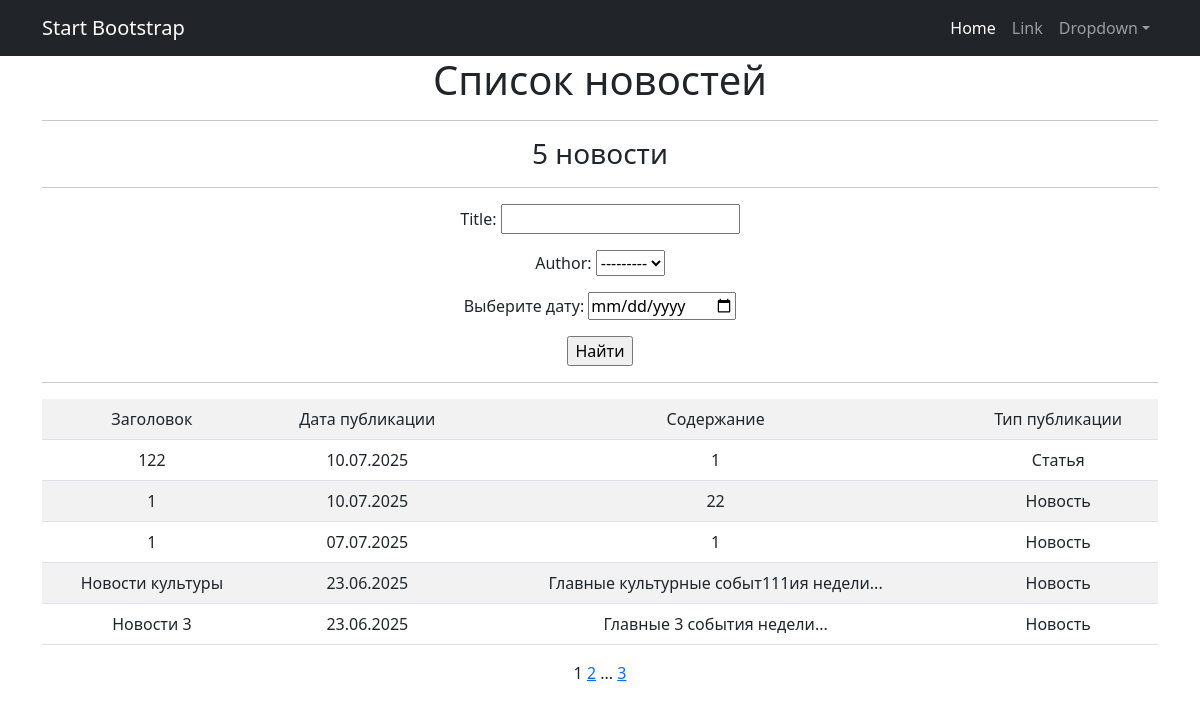
The page /news/search/ on the database as committed earlier.
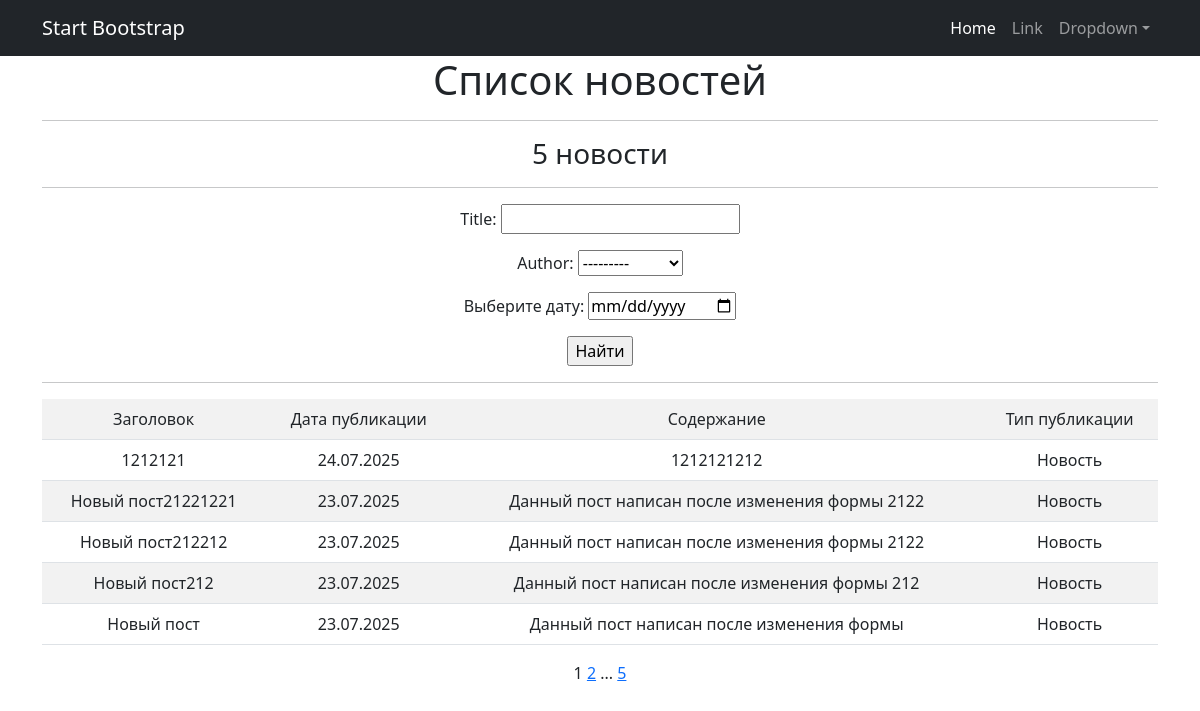
The same page on the database as committed later.
### news/models.py (models this page shows, shortened)
class Post(models.Model):
    ARTICLE = 'AR'
    NEWS = 'NW'
    POST_TYPES = [
        (ARTICLE, 'Статья'),
        (NEWS, 'Новость')
    ]
    author = models.ForeignKey(Author, on_delete=models.CASCADE)
    date_created = models.DateTimeField(auto_now_add=True)
    category = models.ManyToManyField(Category, through='PostCategory')
    title = models.CharField(max_length=255, null=False)
    content = models.TextField(max_length=1000)
    rating = models.IntegerField(default=0)
    type_post = models.CharField(choices=POST_TYPES, default=ARTICLE)

### news/views.py (the view)
# urls.py: path('search/', NewsListSearch.as_view(), name='news_list_search'),
class NewsListSearch(ListView):
    model = Post
    template_name = 'news_list_search.html'
    ordering = '-date_created'
    context_object_name = 'news'
    paginate_by = 5
    def get_queryset(self):
        queryset = super().get_queryset()
        self.filterset = NewsFilter(self.request.GET, queryset)
        return self.filterset.qs
    def get_context_data(self, *, object_list=None, **kwargs):
        context = super().get_context_data(**kwargs)
        context['filterset'] = self.filterset
        return context

### news/models.py (called while the page is built)
    def __str__(self):
        return f"{self.user.username}"

### news/templatetags/custom_filters.py (called while the page is built)
@register.filter()
def censor(value:str):
    if not isinstance(value, str):
        return str(value)
    res = []
    words = re.findall(r'(\w+|\s+|\W+)', value)
    for word in words:
        if word.strip().lower() in UNWANTED_WORDS:
            res.append('*'*len(word))
        else:
            res.append(word)
    return ''.join(res)

### news/templatetags/custom_tags.py (called while the page is built)
@register.simple_tag(takes_context=True)
def url_replace(context, **kwargs):
    d = context['request'].GET.copy()
    for k, v in kwargs.items():
        d[k] = v
    return d.urlencode()

### templates/news_list_search.html (shortened to what this page needs)
{% extends 'flatpages/default.html' %}
{% load custom_filters %}
{% load custom_tags %}
{% block content %}
    <h1>Список новостей</h1>
        <hr>
    {% if news %}
        <h3>{{ news|length }} новости</h3>
            <hr>
                <form action="" method="get">
               {{ filterset.form.as_p }}
               <input type="submit" value="Найти" />
                </form>
            <hr>
	    <table class="table table-striped">
        <tr>
            <td>Заголовок</td>
            <td>Дата публикации</td>
            <td>Содержание</td>
            <td>Тип публикации</td>
        </tr>
            {% for new in news %}
        <tr>
            <td>{{ new.title|censor }}</td>
            <td>{{ new.date_created|date:"d.m.Y" }}</td>
            <td>{{ new.content|truncatewords:20|censor }}</td>
            <td>{{ new.get_type_post_display }}</td>
        </tr>
        {% endfor %}
        </table>
    {% else %}
        <h2>Новостей нет</h2>
    {% endif %}
   {{ page_obj.number }}
   {% if page_obj.has_next %}
       <a href="?{% url_replace page=page_obj.next_page_number %}">{{ page_obj.next_page_number }}</a>
       {% if paginator.num_pages != page_obj.next_page_number %}
           ...
           <a href="?{% url_replace page=page_obj.paginator.num_pages %}">{{ page_obj.paginator.num_pages }}</a>
       {% endif %}
   {% endif %}
{% endblock content %}

Rows that differ between the two databases and show on the page:
no longer on this page (row unchanged): Post: title|censor "122", date_created "10.07.2025", content|censor "1", type_post "Статья"
no longer on this page (row unchanged): Post: title|censor "1", date_created "10.07.2025", content|censor "22", type_post "Новость"
no longer on this page (row unchanged): Post: title|censor "1", date_created "07.07.2025", content|censor "1", type_post "Новость"
no longer on this page (row unchanged): Post: title|censor "Новости культуры", date_created "23.06.2025", content|censor "Главные культурные событ111ия недели...", type_post "Новость"
no longer on this page (row unchanged): Post: title|censor "Новости 3", date_created "23.06.2025", content|censor "Главные 3 события недели...", type_post "Новость"
added Post: title|censor "1212121", date_created "24.07.2025", content|censor "1212121212", type_post "Новость"
added Post: title|censor "Новый пост21221221", date_created "23.07.2025", content|censor "Данный пост написан после изменения формы 2122", type_post "Новость"
added Post: title|censor "Новый пост212212", date_created "23.07.2025", content|censor "Данный пост написан после изменения формы 2122", type_post "Новость"
added Post: title|censor "Новый пост212", date_created "23.07.2025", content|censor "Данный пост написан после изменения формы 212", type_post "Новость"
added Post: title|censor "Новый пост", date_created "23.07.2025", content|censor "Данный пост написан после изменения формы", type_post "Новость"
Other text that changed with them:
{{ page_obj.paginator.num_pages }}: "3" → "5"
